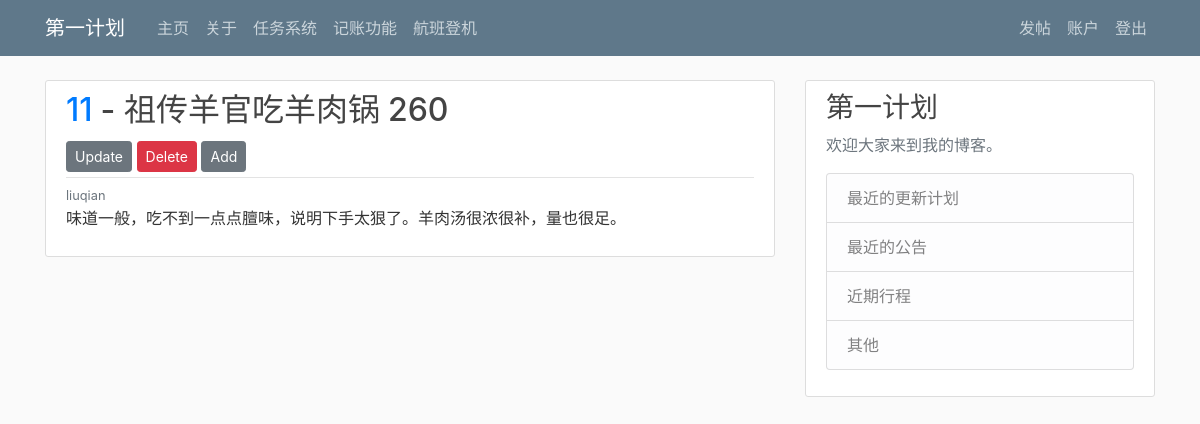
The app's page /penny/stiver/11/ (signed in) with its own data.
### penny/models.py (models this page shows, shortened)
class Stiver(models.Model):
    item = models.CharField(max_length=20, verbose_name='名称', null=True)
    money = models.IntegerField(verbose_name='金额', null=True)
    date_created = models.DateTimeField(auto_now_add=True, null=True)
    author = models.ForeignKey(User, on_delete=models.CASCADE, verbose_name='作者')
    note = models.TextField(max_length=1000, null=True, verbose_name='记录')
    tags = models.ManyToManyField(Tag)

### penny/views.py (the view)
# urls.py: path('stiver/<int:pk>/', StiverDetailView.as_view(), name = "stiver-detail"),
class StiverDetailView(LoginRequiredMixin, DetailView):
    model = Stiver
    """
    def get_queryset(self):
        laneId = get_object_or_404(Lane, id=self.kwargs.get('id'))
        return Flash.objects.filter(lane=laneId).order_by('-update_time')
        """

### penny/templates/penny/stiver_detail.html
{% extends 'blog/base.html' %}
{% block content %}
   <article class="media content-section">
     <div class="media-body">
       <div class="article-title">
         <h2><a class="mr-2" href="#">{{ object.id }}</a>- <a class="article-title mr-2" href="#">{{object.item}}</a><a class="article-title" href="#">{{ object.money }}</a></h2>
         <div class="article-metadata">
           {% if object.author == user %}
            <a class="btn btn-secondary btn-sm mt-1 mb-1" href="{% url 'stiver-update' object.id %}">Update</a>
            <a class="btn btn-danger btn-sm mt-1 mb-1" href="{% url 'stiver-delete' object.id %}">Delete</a>
            <a class="btn btn-secondary btn-sm mt-1 mb-1" href="">Add</a>
           {% endif %}
         </div>
       </div>
       <div class="">
         <small class="text-muted mr-3">{{ object.author }}</small>
       </div>
       <div class="">
         <p>{{ object.note }}</p>
       </div>
     </div>
   </article>
{% endblock content %}

### blog/static/blog/main.css (style rules this page uses)
body { background: #fafafa; color: #333333; margin-top: 5rem; }
h1, h2, h3, h4, h5, h6 { color: #444444; }
.content-section { background: #ffffff; padding: 10px 20px; border: 1px solid #dddddd; border-radius: 3px; margin-bottom: 20px; }
.article-title { color: #444444; }
.article-metadata { padding-bottom: 1px; margin-bottom: 4px; border-bottom: 1px solid #e3e3e3 }

### records on screen
Stiver: id "11", item "祖传羊官吃羊肉锅", money "260", author "liuqian", note "味道一般，吃不到一点点膻味，说明下手太狠了。羊肉汤很浓很补，量也很足。"
